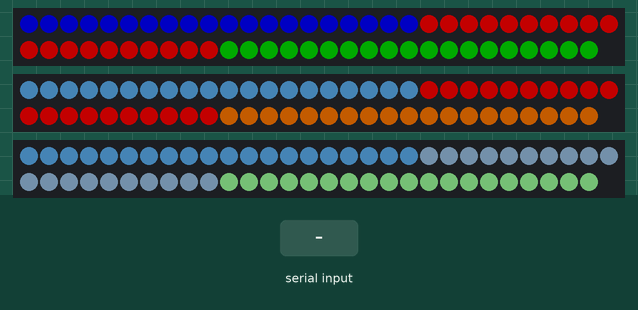
Simulated run of this sketch. Board: ESP32. On the bench: 3 × 59 RGB LEDs in strip order, left to right, continuing on the next row. Inputs (shaded band) come from the test bench. Dim RGB values are drawn brighter than linear; what the sketch prints to the serial monitor is not drawn.

Above: at 2.6 s.
2.7 s: "rainbow\n" received over Serial
At 4.6 s:
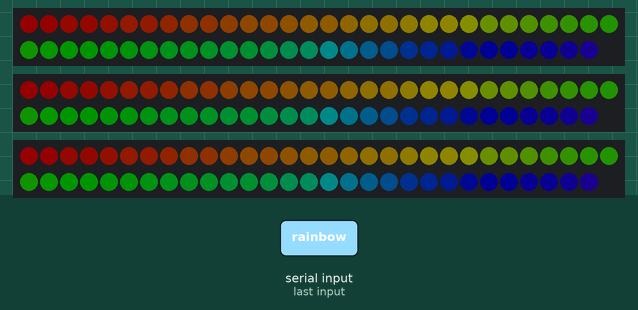
5.7 s: "90,45\n" received over Serial
At 6.45 s:
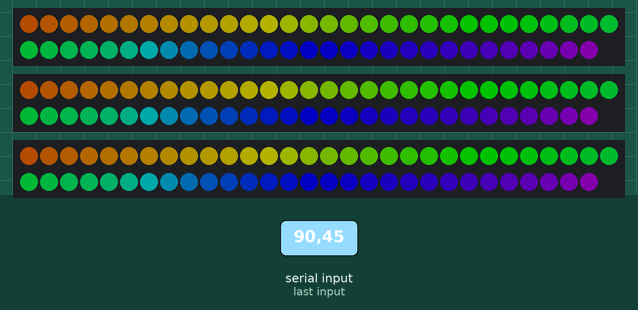
8.7 s: "on\n" received over Serial
At 8.9 s:
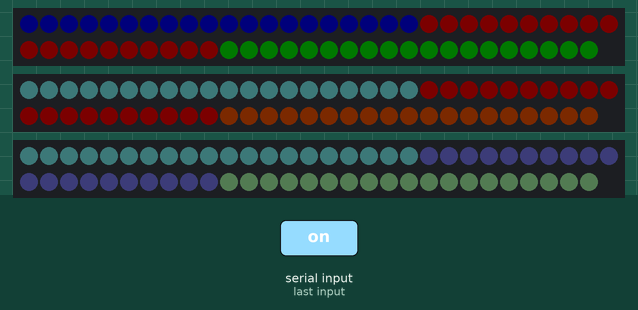
10.5 s: "rainbow\n" received over Serial
At 12.4 s:
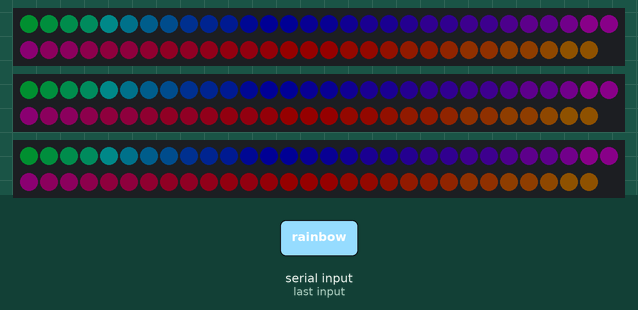
13.5 s: "30,150\n" received over Serial
At 13.94 s:
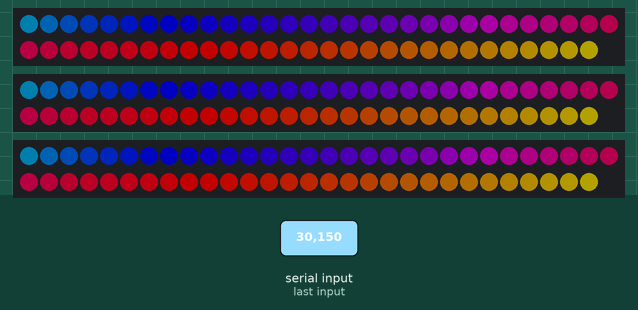
16.2 s: "5\n" received over Serial
At 18.25 s:
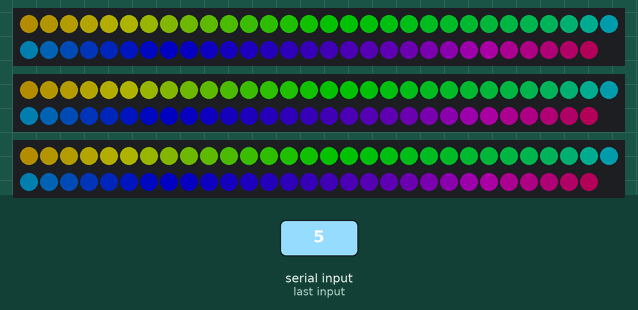
Timing chart, 0 to 19.8 s (numbered marks = the images above; inputs shaded):
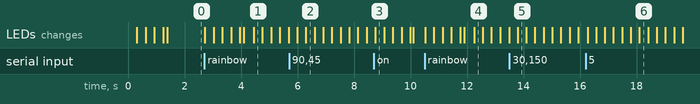

The sketch:

Space_division_LED_4_4.ino
```cpp
#include <FastLED.h>

// -------------------------------------
// ตั้งค่าจำนวนหลอด & ชนิดชิป
#define LED_PIN_1     5         // GPIO ของบอร์ด ZY-ESP32
#define LED_PIN_2   18          // GPIO ของบอร์ด ZY-ESP32
#define LED_PIN_3   19          // GPIO ของบอร์ด ZY-ESP32
#define NUM_LEDS_1    59        // จำนวนหลอดตามจริง ของวงจรที1
#define NUM_LEDS_2    59        // จำนวนหลอดตามจริง ของวงจรที2
#define NUM_LEDS_3    59        // จำนวนหลอดตามจริง ของวงจรที3
#define LED_TYPE    WS2811      // 72D ใช้โปรโตคอลแบบ WS2811
#define COLOR_ORDER RGB         // การเรียงลำดับสีไฟ
// -------------------------------------
// ตัวเก็บขอมูล
CRGB leds1[NUM_LEDS_1];
CRGB leds2[NUM_LEDS_2];
CRGB leds3[NUM_LEDS_3];
// -------------------------------------
// ความสว่าง (ศูนย์กลาง)
uint8_t globalBrightness = 90;   // 0–255
// -------------------------------------
// นวงเวล่า (ศูนย์กลาง)
uint8_t Fadet_time = 10;
// หน่วงเวลาความสว่าง (ศูนย์กลาง)
uint8_t Brightness_delay = 1;
// -------------------------------------
// ตัวแปรโหมด
bool ledPower = true;         // เปิด/ปิดไฟทั้งหมด
bool rainbowMode = false;     // โหมดสายรุ้ง
// -------------------------------------
//คุมความสว่าง (ศูนย์กลาง)
void applyBrightness() {
  FastLED.setBrightness(globalBrightness);
}

// -------------------------------------
// ฟังก์ชันนวงเวล่าความสว่าง
void fadeAll_On() {
  for (int b = 0; b <= globalBrightness; b += Brightness_delay) {
    FastLED.setBrightness(b);
    FastLED.show();
    delay(Fadet_time);
  }
}
void fadeAll_Off() {
  for (int b = globalBrightness; b >= 0; b -= Brightness_delay) {
    FastLED.setBrightness(b);
    FastLED.show();
    delay(Fadet_time);
  }
}
void fadeAll_Fadet(int fromB, int toB) {
  if (fromB == toB) return;

  int step = (fromB > toB) ? -Brightness_delay : Brightness_delay;

  for (int b = fromB; b != toB; b += step) {
    FastLED.setBrightness(b);
    FastLED.show();
    delay(Fadet_time);
  }

  FastLED.setBrightness(toB);
  FastLED.show();
}


// -------------------------------------
// ตั้งค่าสีเริ่มต้นแต่ละช่วง (ศูนย์กลาง)
void setFixedColors() {
  FastLED.clear();
  // ---------- LINE 1 ----------
  for (int i = 0; i < 20 && i < NUM_LEDS_1; i++) {
    leds1[i] = CRGB::Blue;
  }
  for (int i = 20; i < 40 && i < NUM_LEDS_1; i++) {
    leds1[i] = CRGB::Red;
  }
  for (int i = 40; i < 59 && i < NUM_LEDS_1; i++) {
    leds1[i] = CRGB::Green;
  }
  // ---------- LINE 2 ----------
  for (int i = 0; i < 20 && i < NUM_LEDS_2; i++) {
    leds2[i] = CRGB(70, 130, 180);
  }
  for (int i = 20; i < 40 && i < NUM_LEDS_2; i++) {
    leds2[i] = CRGB::Red;
  }
  for (int i = 40; i < 59 && i < NUM_LEDS_2; i++) {
    leds2[i] = CRGB(255,120,0);
  }
  // ---------- LINE 3 ----------
  for (int i = 0; i < 20 && i < NUM_LEDS_3; i++) {
    leds3[i] = CRGB(70,130,180);
  }
  for (int i = 20; i < 40 && i < NUM_LEDS_3; i++) {
    leds3[i] = CRGB(90,110,130);
  }
  for (int i = 40; i < 59 && i < NUM_LEDS_3; i++) {
    leds3[i] = CRGB(144,238,144);
  }
  fadeAll_On();
  FastLED.show();
}

// -------------------------------------
// ฟังก์ชันสายรุ้ง
void rainbowLoop() {
  static uint8_t hue = 0;
  for (int i = 0; i < NUM_LEDS_1; i++) leds1[i] = CHSV(hue + (i * 3), 255, ledPower ? 255 : 0);
  for (int i = 0; i < NUM_LEDS_2; i++) leds2[i] = CHSV(hue + (i * 3), 255, ledPower ? 255 : 0);
  for (int i = 0; i < NUM_LEDS_3; i++) leds3[i] = CHSV(hue + (i * 3), 255, ledPower ? 255 : 0);

  hue++;
  FastLED.show();
  delay(20);
}

// -------------------------------------
// อ่านคำสั่งผ่าน Serial
void checkCommand() {
  if (Serial.available()) {
    String cmd = Serial.readStringUntil('\n');
    cmd.trim();

    if (cmd.equalsIgnoreCase("on")) {
      ledPower = true;
      rainbowMode = false;
      setFixedColors();
      Serial.println("LED: ON");
    }
    else if (cmd.equalsIgnoreCase("off")) {
      ledPower = false;
      rainbowMode = false;
      fadeAll_Off();
      Serial.println("LED: OFF");
    }
    else if (cmd.startsWith("bright")) {
      String numText = cmd.substring(6);
      numText.trim();

      int value = constrain(numText.toInt(), 0, 255);
      fadeAll_Fadet(globalBrightness, value);
      globalBrightness = value;
      applyBrightness();

      Serial.printf("Brightness set to %d\n", globalBrightness);
    }
    else if (cmd.equalsIgnoreCase("rainbow")) {
      fadeAll_Off();
      rainbowLoop();
      ledPower = true;
      rainbowMode = true;
      fadeAll_On();
      Serial.println("MODE: RAINBOW");
    }
    else {
      Serial.println("คำสั่งที่ใช้ได้:\n on -เปิดไฟ \n off -ปิดไฟ \n rainbow -เปิดรุง \n fixed -เปิดทัวไป \n fade -ไฟวิง \n fadeC -ไฟวิง ตามจำทีระบุ EX:fadeC 20 \n p1 -รูปแบบ 1-3 EX:p2 \n  offp1 -ปิดรูปแบบ 1-3 EX:offp2  \n  l -ควบคุมแยกเส้น l1-l3 ระยะติดที่ 0-60 ระยะติดินสุดที่ 0-60 เปิดหรือปิด on-off EX:l2 5 50 on  /n");
    }
  }
}

//การตั้งค่าส่งออกข้อมูล
void setup() {
  Serial.begin(115200);

  FastLED.addLeds<LED_TYPE, LED_PIN_1, COLOR_ORDER>(leds1, NUM_LEDS_1);
  FastLED.addLeds<LED_TYPE, LED_PIN_2, COLOR_ORDER>(leds2, NUM_LEDS_2);
  FastLED.addLeds<LED_TYPE, LED_PIN_3, COLOR_ORDER>(leds3, NUM_LEDS_3);
  //FastLED.setBrightness(255); //ลับคับความสวาง
  applyBrightness();
  setFixedColors();
}

// -------------------------------------
//วนซ้ำ
void loop() {
  checkCommand();

  if (rainbowMode && ledPower) {
    rainbowLoop();
  }
}
```

Measured:
- after the input at 2.7 s, the LEDs: first change at once (image 1 shows a later state)
- after the input at 8.7 s, the LEDs: change after 0.05 s (image 3)
- after the input at 10.5 s, the LEDs: first change at once (image 4 shows a later state)
